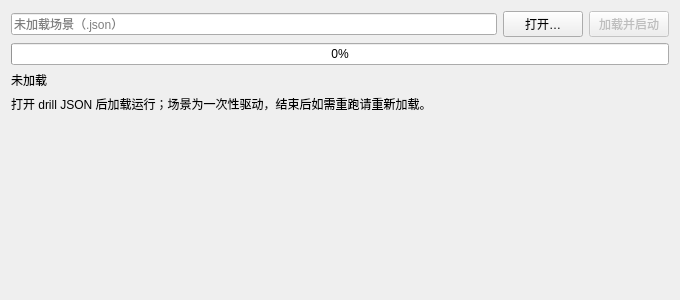
<?xml version="1.0" encoding="UTF-8"?>
<ui version="4.0">
 <class>ScenarioRunner</class>
 <widget class="QWidget" name="ScenarioRunner">
  <property name="geometry">
   <rect>
    <x>0</x>
    <y>0</y>
    <width>680</width>
    <height>300</height>
   </rect>
  </property>
  <property name="windowTitle">
   <string>场景运行</string>
  </property>
  <layout class="QVBoxLayout" name="rootLayout">
   <item>
    <layout class="QHBoxLayout" name="fileLayout">
     <item>
      <widget class="QLineEdit" name="editPath">
       <property name="readOnly">
        <bool>true</bool>
       </property>
       <property name="placeholderText">
        <string>未加载场景（.json）</string>
       </property>
      </widget>
     </item>
     <item>
      <widget class="QPushButton" name="btnOpen">
       <property name="text">
        <string>打开…</string>
       </property>
      </widget>
     </item>
     <item>
      <widget class="QPushButton" name="btnLoad">
       <property name="text">
        <string>加载并启动</string>
       </property>
       <property name="enabled">
        <bool>false</bool>
       </property>
      </widget>
     </item>
    </layout>
   </item>
   <item>
    <widget class="QProgressBar" name="progress">
     <property name="value">
      <number>0</number>
     </property>
    </widget>
   </item>
   <item>
    <widget class="QLabel" name="lblState">
     <property name="text">
      <string>未加载</string>
     </property>
    </widget>
   </item>
   <item>
    <widget class="QLabel" name="lblDetail">
     <property name="text">
      <string>打开 drill JSON 后加载运行；场景为一次性驱动，结束后如需重跑请重新加载。</string>
     </property>
     <property name="wordWrap">
      <bool>true</bool>
     </property>
    </widget>
   </item>
   <item>
    <spacer name="rootSpacer">
     <property name="orientation">
      <enum>Qt::Vertical</enum>
     </property>
     <property name="sizeHint" stdset="0">
      <size>
       <width>20</width>
       <height>40</height>
      </size>
     </property>
    </spacer>
   </item>
  </layout>
 </widget>
 <resources/>
 <connections/>
</ui>
